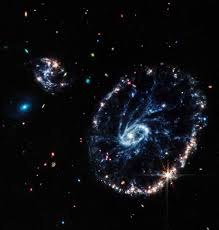
#> input picture testIMG2.jpg, 219 x 230 px
$ python main.py
#> lines starting #> are read from the running program, lines starting #| are printed output that depends on the picture
### color_attributes.py
import json
import os

class C_Attr:
    def __init__(self):
        if os.path.isfile('image_data.json'):
            self.data = json.load(open('image_data.json', 'r'))
        else:
            self.data = {
                # These will be an array of arrays
                # Each array within the array will contain an
                # R, G, B value
                'average_black_color': [],
                'average_red_color': [],
                'average_orange_color': [],
                'average_gray_color': []
            }

    # generate rgb value
    def gen_rgb(R, G, B):
        return R*65536 + G*256 + B

    # Background should be relatively dark
    black = [
        # low               max
        gen_rgb(0, 0, 0), gen_rgb(65, 60, 65)
    ]

    # Based off the Visible Light Spectrum
    red = [
        gen_rgb(120, 0, 0), gen_rgb(255, 0, 0)
    ]

    # There can, and will, be some orange
    orange = [
        gen_rgb(200, 60, 0), gen_rgb(255, 100, 0)
    ]

    # Exclude all gray from image
    gray = [
        gen_rgb(90, 110, 120), gen_rgb(128, 128, 128)
    ]

    def is_in_range(self, values: tuple, color: list, type: str) -> bool:
        max_length = len(color)-1

        max = color[max_length]
        low = color[0]

        RGB_VAL = C_Attr.gen_rgb(values[0], values[1], values[2])

        if RGB_VAL >= low and RGB_VAL <= max:
            if type == 'black':
                self.data['average_black_color'].append([
                    int(values[0]), int(values[1]), int(values[2])
                ])
            if type == 'red':
                self.data['average_red_color'].append([
                    int(values[0]), int(values[1]), int(values[2])
                ])
            if type == 'orange':
                self.data['average_orange_color'].append([
                    int(values[0]), int(values[1]), int(values[2])
                ])
            if type == 'gray':
                self.data['average_gray_color'].append([
                    int(values[0]), int(values[1]), int(values[2])
                ])
            return True

        return False

    def finished(self):
        ftw = open('image_data.json', 'w')
        ftw.write(json.dumps(
            self.data,
            indent=2,
            separators=(None),
            sort_keys=True,
        ))
        ftw.close()

### main.py
import cv2
import numpy as np
from color_attributes import C_Attr

src = cv2.imread('testIMG2.jpg', 1)
#> src is the input picture: shape (230, 219, 3); mean B, G, R 17.8, 14.2, 13.1
(b, g, r) = cv2.split(src)
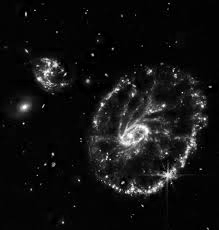
#> b: shape (230, 219); min 0, max 255, mean 17.8
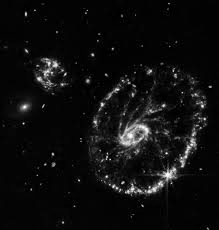
#> g: shape (230, 219); min 0, max 255, mean 14.2
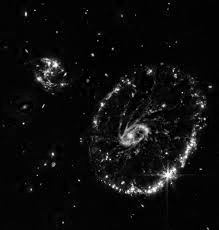
#> r: shape (230, 219); min 0, max 255, mean 13.1

r = r.flatten()
g = g.flatten()
b = b.flatten()

colors_count = {}

for i in range(len(b)):
    RGB = (r[i], g[i], b[i])
    if RGB in colors_count:
        colors_count[RGB] += 1
    else:
        colors_count[RGB] = 1
#> this loop made 50370 passes
#> RGB on passes 1 to 3: (4, 4, 4), (4, 4, 4), (4, 4, 4)
#> after the loop, colors_count = 8662 items

total_black = 0
total_red_b = 0
others = 0
others_list = []
IS_BLACK_BACK = False

color_attr = C_Attr()
#> (reads image_data.json from the repository)

for val in sorted(colors_count, key=colors_count.__getitem__):
    if color_attr.is_in_range(val, C_Attr.black, 'black'):
       total_black += 1
    else:
        others_list.append(val)
        if color_attr.is_in_range(val, C_Attr.red, 'red') or color_attr.is_in_range(val, C_Attr.orange, 'orange'):
            total_red_b += 1
        others += 1
#> this loop made 8662 passes
#> after the loop, others = 2271; others_list = 2271 items, first 6: (146, 144, 145), (117, 115, 116), (73, 71, 72), (140, 140, 140), (167, 167, 167), (142, 130, 118); total_black = 6391; total_red_b = 1009

if total_black > others: IS_BLACK_BACK = True
if total_red_b > total_black: print('All Red.')

if IS_BLACK_BACK:
    total_red = 0
    found_red = False
    red_vals = []

    for val in sorted(colors_count, key=colors_count.__getitem__):
        if found_red == True:
            if color_attr.is_in_range(val, C_Attr.black, 'black'):
                found_red = False
            continue

        if color_attr.is_in_range(val, C_Attr.red, 'red') or color_attr.is_in_range(val, C_Attr.orange, 'orange'):
            total_red += 1
            found_red = True
            red_vals.append(val)
#> this loop made 8662 passes
#> (total_red, found_red) on passes 1, 11: (1, True), (2, True)
#> found_red on passes 3, 13: False, False

    for i in red_vals:
        if color_attr.is_in_range(i, C_Attr.gray, 'gray'):
            total_red -= 1
#> this loop made 322 passes

    print(total_red)
#| 262
    color_attr.finished()
